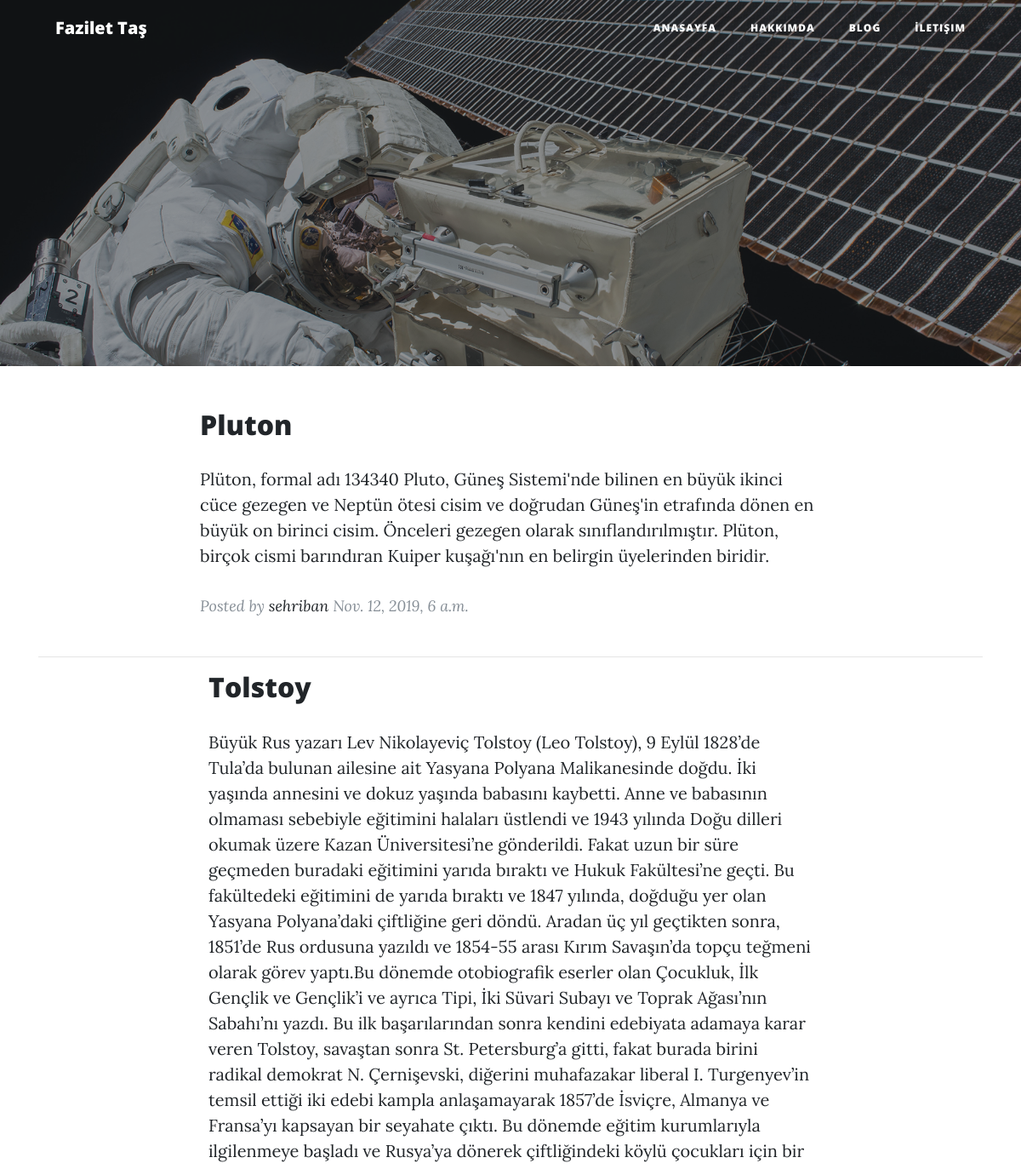
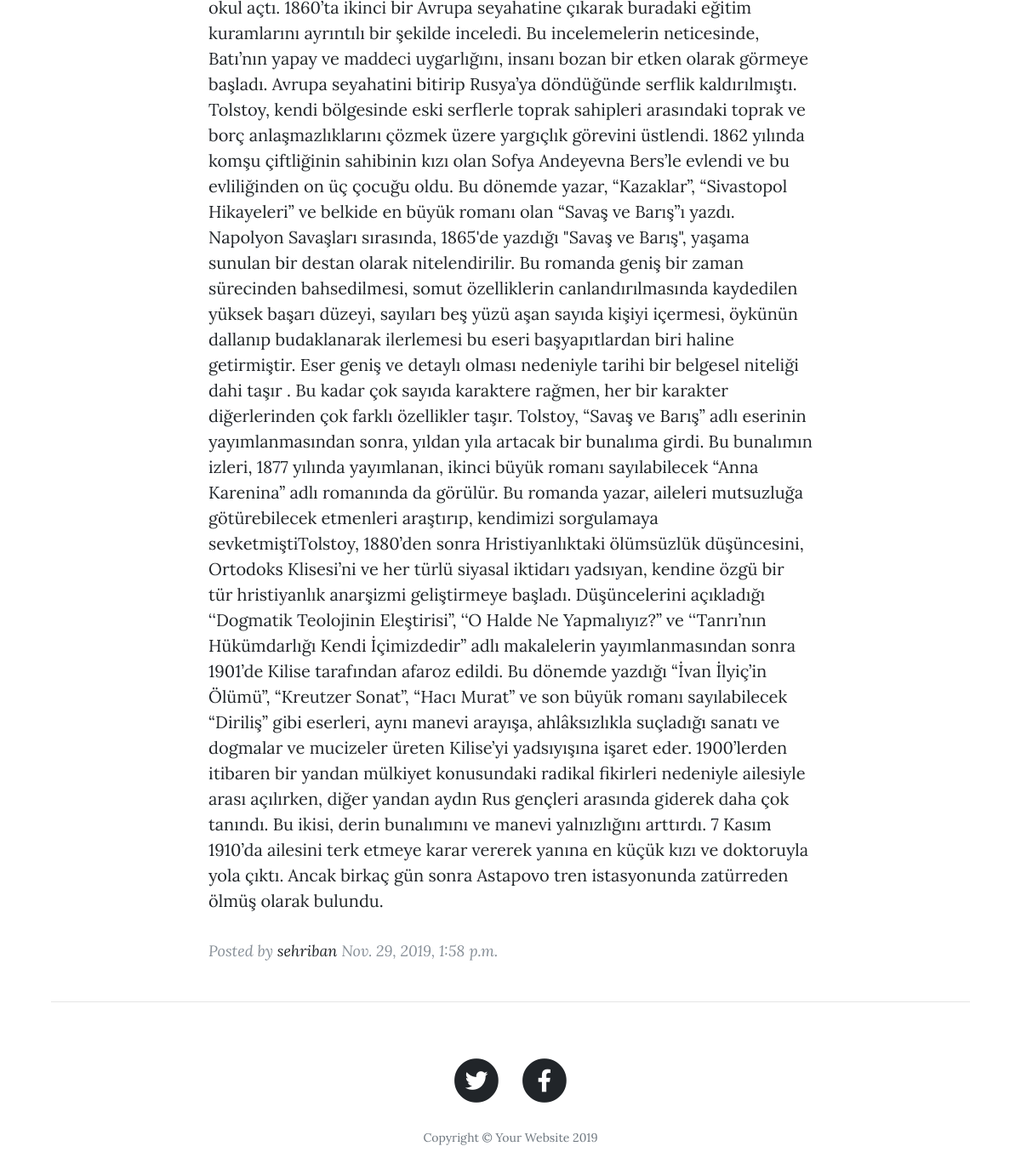
Before: /page/blog with the older database file (2 pictures, top to bottom).
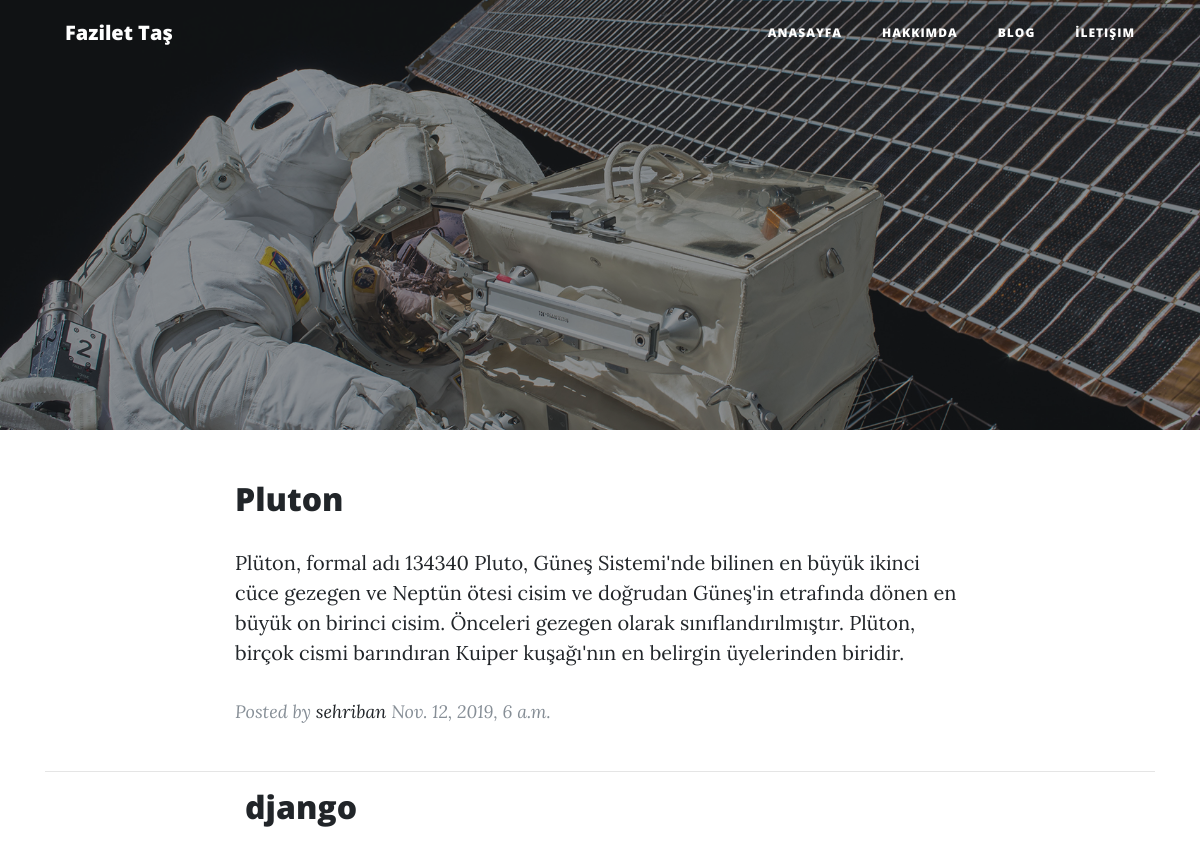
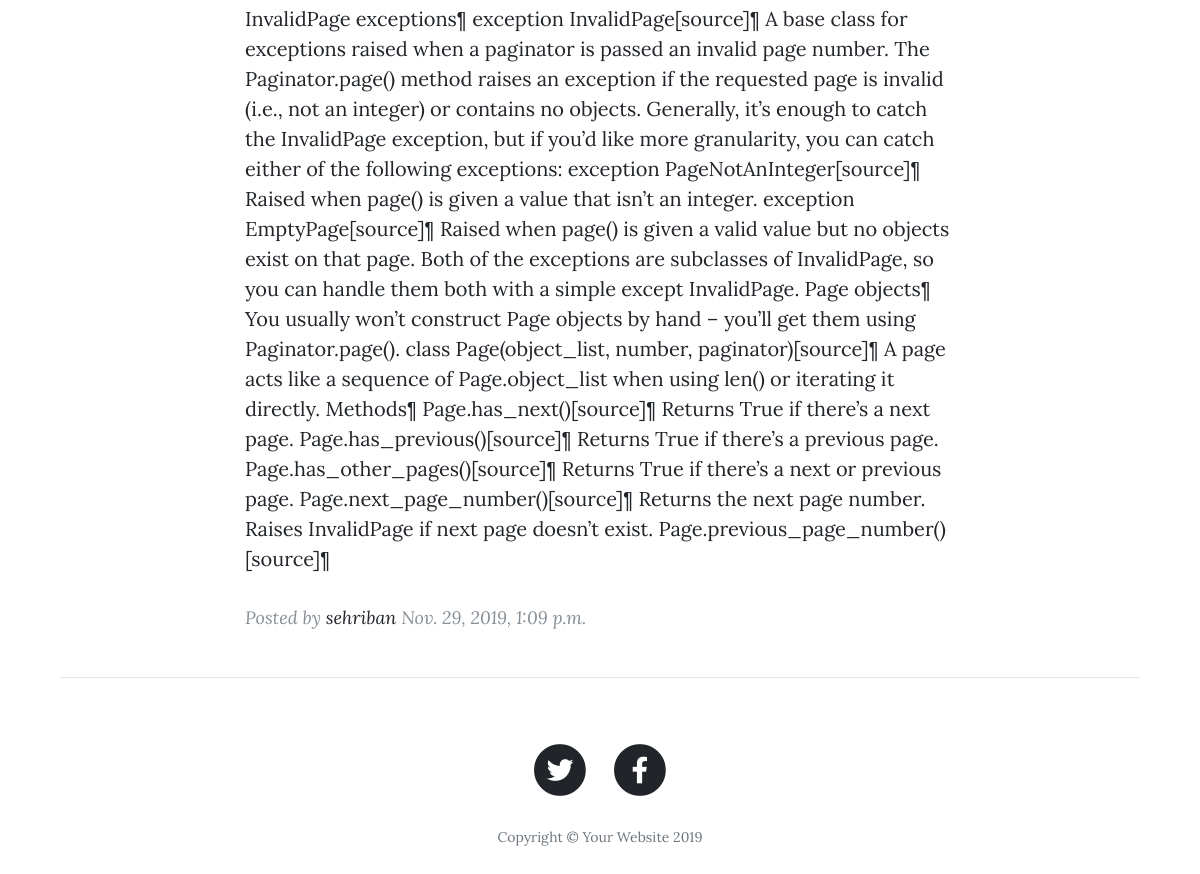
After: the same page with the newer database file (2 pictures, top to bottom).
### pages/models.py (models this page shows, shortened)
class Post(models.Model):
    author = models.ForeignKey('auth.User', on_delete=models.CASCADE)
    title = models.CharField(max_length=200)
    sub_title = models.CharField(max_length=200,default="")
    text = models.TextField()
    created_date = models.DateTimeField(
            default=timezone.now)
    published_date = models.DateTimeField(
            blank=True, null=True)
    upload = models.ImageField(upload_to='uploads/',blank=True)

### pages/views.py (the view)
# urls.py: path("page/blog",blog_func),
def blog_func(request):
    posts = Post.objects.all().order_by('published_date')
    paginator = Paginator(posts,2)
    page = request.GET.get('page')
    posts = paginator.get_page(page)
    return render(request,"page/blog.html",{'posts':posts})

### template/page/blog.html (shortened to what this page needs)
{% extends 'base/core.html' %}
{% block content %}
<header class="masthead" style="background-image: url('/static/img/post-bg.jpg')">
    <div class="overlay"></div>
    <div class="container">
      <div class="row">
        <div class="col-lg-8 col-md-10 mx-auto">
          <div class="post-heading">
          </div>
        </div>
      </div>
    </div>
  </header>
  <article>
 {% for post in posts %}
  <div class="container">
    <div class="row">
      <div class="col-lg-8 col-md-10 mx-auto">
        <div class="post-preview">
            <h2 class="post-title">
               {{ post.title }}
            </h2>
            <p class="post-subtitle">
                {{ post.text }}
            </p>
          <p class="post-meta">Posted by
            <a href="/page/about">{{ post.author }}</a>
            {{ post.published_date}}</p>
        </div>
 </div>
</div>
    <hr>
{% endfor %}
  </div>
  </article>
{% endblock %}

Changed rows visible on the page:
no longer on this page (row unchanged): Post: title "Tolstoy", text "Büyük Rus yazarı Lev Nikolayeviç Tolstoy (Leo Tolstoy), 9 Eylül 1828’de Tula’da bulunan ailesine ait Yasyana Polyana Malikanesinde doğdu. İki yaşında annesini ve dokuz yaşında babasını kaybetti. Anne ve babasının olmaması sebebiyle eğitimini halaları üstlendi ve 1943 yılında Doğu dilleri okumak üzere Kazan Üniversitesi’ne gönderildi. Fakat uzun bir süre geçmeden buradaki eğitimini yarıda bıraktı ve Hukuk Fakültesi’ne geçti. Bu fakültedeki eğitimini de yarıda bıraktı ve 1847 yılında, doğduğu yer olan Yasyana Polyana’daki çiftliğine geri döndü. Aradan üç yıl geçtikten sonra, 1851’de Rus ordusuna yazıldı ve 1854-55 arası Kırım Savaşın’da topçu teğmeni olarak görev yaptı.Bu dönemde otobiografik…", author "sehriban", published_date "Nov. 29, 2019, 1:58 p.m."
added Post: title "django", text "InvalidPage exceptions¶ exception InvalidPage[source]¶ A base class for exceptions raised when a paginator is passed an invalid page number. The Paginator.page() method raises an exception if the requested page is invalid (i.e., not an integer) or contains no objects. Generally, it’s enough to catch the InvalidPage exception, but if you’d like more granularity, you can catch either of the following exceptions: exception PageNotAnInteger[source]¶ Raised when page() is given a value that isn’t an integer. exception EmptyPage[source]¶ Raised when page() is given a valid value but no objects exist on that page. Both of the exceptions are subclasses of InvalidPage, so you can handle them both…", author "sehriban", published_date "Nov. 29, 2019, 1:09 p.m."
